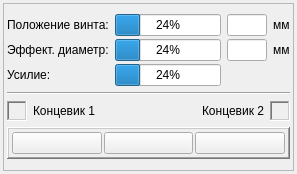
<?xml version="1.0" encoding="UTF-8"?>
<ui version="4.0">
 <class>PressureUnitWizard</class>
 <widget class="QWidget" name="PressureUnitWizard">
  <property name="geometry">
   <rect>
    <x>0</x>
    <y>0</y>
    <width>297</width>
    <height>174</height>
   </rect>
  </property>
  <property name="windowTitle">
   <string>Form</string>
  </property>
  <layout class="QGridLayout" name="gridLayout_4">
   <property name="leftMargin">
    <number>3</number>
   </property>
   <property name="topMargin">
    <number>3</number>
   </property>
   <property name="rightMargin">
    <number>3</number>
   </property>
   <property name="bottomMargin">
    <number>3</number>
   </property>
   <item row="0" column="0">
    <widget class="QFrame" name="frame">
     <property name="frameShape">
      <enum>QFrame::StyledPanel</enum>
     </property>
     <property name="frameShadow">
      <enum>QFrame::Raised</enum>
     </property>
     <layout class="QGridLayout" name="gridLayout_3">
      <property name="leftMargin">
       <number>3</number>
      </property>
      <property name="topMargin">
       <number>3</number>
      </property>
      <property name="rightMargin">
       <number>3</number>
      </property>
      <property name="bottomMargin">
       <number>3</number>
      </property>
      <item row="1" column="0">
       <layout class="QGridLayout" name="gridLayout_2">
        <property name="verticalSpacing">
         <number>3</number>
        </property>
        <item row="0" column="0">
         <widget class="QLabel" name="lblVint">
          <property name="font">
           <font>
            <pointsize>9</pointsize>
           </font>
          </property>
          <property name="text">
           <string>Положение винта:</string>
          </property>
         </widget>
        </item>
        <item row="0" column="1">
         <widget class="QProgressBar" name="progressBarVint">
          <property name="value">
           <number>24</number>
          </property>
          <property name="textVisible">
           <bool>true</bool>
          </property>
         </widget>
        </item>
        <item row="0" column="3">
         <widget class="QLabel" name="lblVintUnits">
          <property name="font">
           <font>
            <pointsize>9</pointsize>
           </font>
          </property>
          <property name="text">
           <string>мм</string>
          </property>
         </widget>
        </item>
        <item row="1" column="0">
         <widget class="QLabel" name="lblShtok">
          <property name="font">
           <font>
            <pointsize>9</pointsize>
           </font>
          </property>
          <property name="toolTip">
           <string>Эффективный диаметр прибора</string>
          </property>
          <property name="text">
           <string>Эффект. диаметр:</string>
          </property>
         </widget>
        </item>
        <item row="1" column="1">
         <widget class="QProgressBar" name="progressBarShtok">
          <property name="value">
           <number>24</number>
          </property>
          <property name="textVisible">
           <bool>true</bool>
          </property>
         </widget>
        </item>
        <item row="1" column="2">
         <widget class="QLineEdit" name="ledShtok">
          <property name="maximumSize">
           <size>
            <width>40</width>
            <height>16777215</height>
           </size>
          </property>
          <property name="alignment">
           <set>Qt::AlignRight|Qt::AlignTrailing|Qt::AlignVCenter</set>
          </property>
          <property name="readOnly">
           <bool>true</bool>
          </property>
         </widget>
        </item>
        <item row="1" column="3">
         <widget class="QLabel" name="lblShtokUnits">
          <property name="font">
           <font>
            <pointsize>9</pointsize>
           </font>
          </property>
          <property name="text">
           <string>мм</string>
          </property>
         </widget>
        </item>
        <item row="0" column="2">
         <widget class="QLineEdit" name="ledVint">
          <property name="maximumSize">
           <size>
            <width>40</width>
            <height>16777215</height>
           </size>
          </property>
          <property name="alignment">
           <set>Qt::AlignRight|Qt::AlignTrailing|Qt::AlignVCenter</set>
          </property>
          <property name="readOnly">
           <bool>true</bool>
          </property>
         </widget>
        </item>
        <item row="2" column="0">
         <widget class="QLabel" name="lblPruzhina">
          <property name="font">
           <font>
            <pointsize>9</pointsize>
           </font>
          </property>
          <property name="toolTip">
           <string>Степень сжатия пружины</string>
          </property>
          <property name="text">
           <string>Усилие:</string>
          </property>
         </widget>
        </item>
        <item row="2" column="1">
         <widget class="QProgressBar" name="progressBarPruzhina">
          <property name="value">
           <number>24</number>
          </property>
         </widget>
        </item>
       </layout>
      </item>
      <item row="3" column="0">
       <layout class="QHBoxLayout" name="horizontalLayout_3">
        <item>
         <layout class="QHBoxLayout" name="horizontalLayout">
          <item>
           <widget class="QFrame" name="frameBeginSwitch">
            <property name="minimumSize">
             <size>
              <width>20</width>
              <height>0</height>
             </size>
            </property>
            <property name="frameShape">
             <enum>QFrame::WinPanel</enum>
            </property>
            <property name="frameShadow">
             <enum>QFrame::Sunken</enum>
            </property>
            <layout class="QGridLayout" name="gridLayout_5">
             <property name="leftMargin">
              <number>0</number>
             </property>
             <property name="topMargin">
              <number>0</number>
             </property>
             <property name="rightMargin">
              <number>0</number>
             </property>
             <property name="bottomMargin">
              <number>0</number>
             </property>
             <item row="0" column="0">
              <widget class="QLabel" name="label1">
               <property name="text">
                <string/>
               </property>
              </widget>
             </item>
            </layout>
           </widget>
          </item>
          <item>
           <widget class="QLabel" name="lblKoncevik1">
            <property name="font">
             <font>
              <pointsize>9</pointsize>
             </font>
            </property>
            <property name="text">
             <string>Концевик 1</string>
            </property>
           </widget>
          </item>
         </layout>
        </item>
        <item>
         <spacer name="horizontalSpacer">
          <property name="orientation">
           <enum>Qt::Horizontal</enum>
          </property>
          <property name="sizeHint" stdset="0">
           <size>
            <width>40</width>
            <height>20</height>
           </size>
          </property>
         </spacer>
        </item>
        <item>
         <layout class="QHBoxLayout" name="horizontalLayout_2">
          <item>
           <widget class="QLabel" name="lblKoncevik2">
            <property name="font">
             <font>
              <pointsize>9</pointsize>
             </font>
            </property>
            <property name="text">
             <string>Концевик 2</string>
            </property>
           </widget>
          </item>
          <item>
           <widget class="QFrame" name="frameEndSwitch">
            <property name="minimumSize">
             <size>
              <width>20</width>
              <height>0</height>
             </size>
            </property>
            <property name="frameShape">
             <enum>QFrame::WinPanel</enum>
            </property>
            <property name="frameShadow">
             <enum>QFrame::Sunken</enum>
            </property>
            <layout class="QGridLayout" name="gridLayout_6">
             <property name="leftMargin">
              <number>0</number>
             </property>
             <property name="topMargin">
              <number>0</number>
             </property>
             <property name="rightMargin">
              <number>0</number>
             </property>
             <property name="bottomMargin">
              <number>0</number>
             </property>
             <item row="0" column="0">
              <widget class="QLabel" name="label2">
               <property name="text">
                <string/>
               </property>
              </widget>
             </item>
            </layout>
           </widget>
          </item>
         </layout>
        </item>
       </layout>
      </item>
      <item row="0" column="0">
       <spacer name="verticalSpacer_2">
        <property name="orientation">
         <enum>Qt::Vertical</enum>
        </property>
        <property name="sizeHint" stdset="0">
         <size>
          <width>20</width>
          <height>40</height>
         </size>
        </property>
       </spacer>
      </item>
      <item row="5" column="0">
       <spacer name="verticalSpacer">
        <property name="orientation">
         <enum>Qt::Vertical</enum>
        </property>
        <property name="sizeHint" stdset="0">
         <size>
          <width>20</width>
          <height>40</height>
         </size>
        </property>
       </spacer>
      </item>
      <item row="4" column="0">
       <widget class="QFrame" name="frame_2">
        <property name="frameShape">
         <enum>QFrame::WinPanel</enum>
        </property>
        <property name="frameShadow">
         <enum>QFrame::Raised</enum>
        </property>
        <layout class="QGridLayout" name="gridLayout">
         <property name="leftMargin">
          <number>3</number>
         </property>
         <property name="topMargin">
          <number>3</number>
         </property>
         <property name="rightMargin">
          <number>3</number>
         </property>
         <property name="bottomMargin">
          <number>3</number>
         </property>
         <property name="horizontalSpacing">
          <number>2</number>
         </property>
         <item row="0" column="0">
          <widget class="QPushButton" name="pbtBack">
           <property name="minimumSize">
            <size>
             <width>0</width>
             <height>0</height>
            </size>
           </property>
           <property name="font">
            <font>
             <pointsize>9</pointsize>
            </font>
           </property>
           <property name="text">
            <string/>
           </property>
           <property name="iconSize">
            <size>
             <width>24</width>
             <height>24</height>
            </size>
           </property>
           <property name="checkable">
            <bool>false</bool>
           </property>
          </widget>
         </item>
         <item row="0" column="1">
          <widget class="QPushButton" name="pbtStop">
           <property name="minimumSize">
            <size>
             <width>0</width>
             <height>0</height>
            </size>
           </property>
           <property name="font">
            <font>
             <pointsize>9</pointsize>
            </font>
           </property>
           <property name="text">
            <string/>
           </property>
           <property name="iconSize">
            <size>
             <width>24</width>
             <height>24</height>
            </size>
           </property>
           <property name="checkable">
            <bool>false</bool>
           </property>
          </widget>
         </item>
         <item row="0" column="2">
          <widget class="QPushButton" name="pbtForward">
           <property name="minimumSize">
            <size>
             <width>0</width>
             <height>0</height>
            </size>
           </property>
           <property name="font">
            <font>
             <pointsize>9</pointsize>
            </font>
           </property>
           <property name="text">
            <string/>
           </property>
           <property name="iconSize">
            <size>
             <width>24</width>
             <height>24</height>
            </size>
           </property>
           <property name="checkable">
            <bool>false</bool>
           </property>
          </widget>
         </item>
        </layout>
       </widget>
      </item>
      <item row="2" column="0">
       <widget class="Line" name="line">
        <property name="orientation">
         <enum>Qt::Horizontal</enum>
        </property>
       </widget>
      </item>
     </layout>
    </widget>
   </item>
  </layout>
 </widget>
 <resources/>
 <connections/>
</ui>
